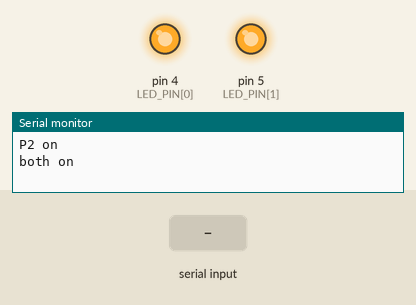
A sketch run on a simulated Arduino Uno, built with avr-gcc and run on an emulated ATmega328P. On the bench: output pins drawn as LEDs (lit = HIGH), the last lines printed to the serial monitor. The test bench sets the inputs (shaded band).

Above: at 1.2 s.
1.3 s: "1" received over Serial
At 2.6 s:
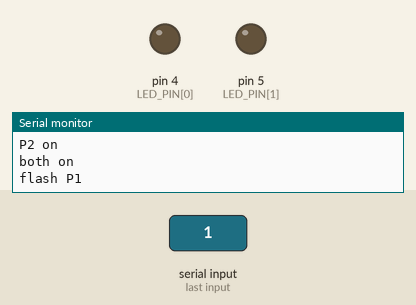
4.4 s: "a" received over Serial
At 5.14 s:
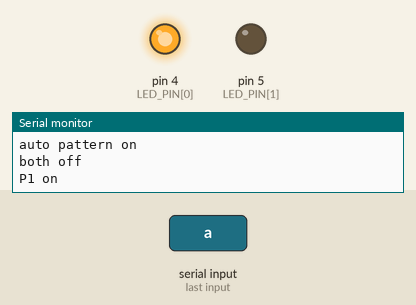
6.4 s: "2" received over Serial
At 6.49 s:
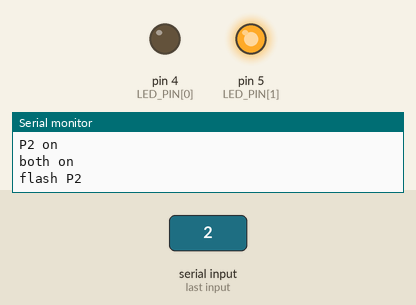
Timing chart, 0 to 8.9 s (numbered marks = the images above; inputs shaded):
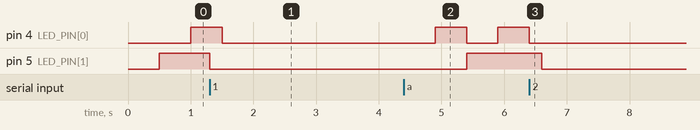

The sketch:

diag3_led_test.ino
```cpp
// Twinflare diagnostic 3: damage LED test.
// P1 LED: D4 -> 1k resistor -> LED anode, cathode -> GND.
// P2 LED: D5 -> 1k resistor -> LED anode, cathode -> GND.
// Serial Monitor at 115200 baud.
//
// Automatic pattern: P1 on, P2 on, both on, both off (500 ms each step).
// Serial commands: '1' flashes P1 for 200 ms, '2' flashes P2 for 200 ms,
// 'x' turns both off, 'a' toggles the automatic pattern.
//
// Pass gate (workflow Phase 7A): each LED lights only on its own step. An LED
// that never lights has reversed polarity, a missing resistor path or the
// wrong pin. An LED that is always on has its signal row connected to 5V.

static const uint8_t LED_PIN[2] = {4, 5};
static const unsigned long STEP_MS = 500;
static const unsigned long FLASH_MS = 200;

static bool autoPattern = true;
static uint8_t step = 0;
static unsigned long lastStepMs = 0;
static unsigned long flashOffAt[2] = {0, 0};
static bool flashing[2] = {false, false};

static void setLeds(bool p1, bool p2) {
  digitalWrite(LED_PIN[0], p1 ? HIGH : LOW);
  digitalWrite(LED_PIN[1], p2 ? HIGH : LOW);
}

void setup() {
  Serial.begin(115200);
  for (uint8_t i = 0; i < 2; i++) {
    pinMode(LED_PIN[i], OUTPUT);
    digitalWrite(LED_PIN[i], LOW);
  }
  Serial.println(F("Twinflare LED test: P1 = D4, P2 = D5."));
  Serial.println(F("Auto pattern running. Keys: 1 = flash P1, 2 = flash P2, x = off, a = toggle auto."));
}

void loop() {
  unsigned long now = millis();

  while (Serial.available()) {
    char c = (char)Serial.read();
    if (c == '1' || c == '2') {
      uint8_t i = (c == '1') ? 0 : 1;
      autoPattern = false;
      setLeds(false, false);
      digitalWrite(LED_PIN[i], HIGH);
      flashing[i] = true;
      flashOffAt[i] = now + FLASH_MS;
      Serial.print(F("flash P"));
      Serial.println(i + 1);
    } else if (c == 'x') {
      autoPattern = false;
      flashing[0] = flashing[1] = false;
      setLeds(false, false);
      Serial.println(F("both off"));
    } else if (c == 'a') {
      autoPattern = !autoPattern;
      flashing[0] = flashing[1] = false;
      setLeds(false, false);
      Serial.println(autoPattern ? F("auto pattern on") : F("auto pattern off"));
    }
  }

  for (uint8_t i = 0; i < 2; i++) {
    if (flashing[i] && (long)(now - flashOffAt[i]) >= 0) {
      flashing[i] = false;
      digitalWrite(LED_PIN[i], LOW);
    }
  }

  if (autoPattern && now - lastStepMs >= STEP_MS) {
    lastStepMs = now;
    step = (step + 1) & 0x03;
    switch (step) {
      case 0: setLeds(true, false);  Serial.println(F("P1 on")); break;
      case 1: setLeds(false, true);  Serial.println(F("P2 on")); break;
      case 2: setLeds(true, true);   Serial.println(F("both on")); break;
      default: setLeds(false, false); Serial.println(F("both off")); break;
    }
  }
}
```

Measured:
- after the input at 1.3 s, pin 4 (LED_PIN[0]): goes on until 1.5 s, then stays LOW
- after the input at 4.4 s, pin 4 (LED_PIN[0]): LOW → HIGH after 0.50 s, → LOW 0.50 s later, → HIGH 0.50 s later; pin 5 (LED_PIN[1]): LOW → HIGH after 1.0 s
- after the input at 6.4 s, pin 4 (LED_PIN[0]): goes on until 6.4 s, then stays LOW
